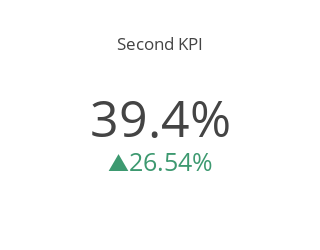

Write notebook code for a chart like this one.
### Code cell
update_layout02 = go.Layout(
  width=250,
  height=250,
  title = "Second KPI"
)

second_kpi_classic = go.Figure(layout= update_layout02)
second_kpi_classic.add_trace(go.Indicator(mode = "number+delta",
                                   value = percent_of_buyer_this_week,
                                   domain = {'x': [0, 0], 'y': [0, 0]},
                                   delta = {'reference': percent_of_buyer_last_week,
                                            'relative': True,
                                            'position' : "bottom",'valueformat':'.2%'},
                                   number = {"font":{"size": 50},"suffix": "%"}))

### Figure 1 — Plotly figure (JSON) as saved in the notebook; plotly's stock layout.template omitted (floating-point values rounded to 4 significant figures)
{"data": [{"delta": {"position": "bottom", "reference": 31.16, "relative": true, "valueformat": ".2%"}, "domain": {"x": [0, 0], "y": [0, 0]}, "mode": "number+delta", "number": {"font": {"size": 50}, "suffix": "%"}, "type": "indicator", "value": 39.43}], "layout": {"height": 250, "title": {"text": "Second KPI"}, "width": 250}}
